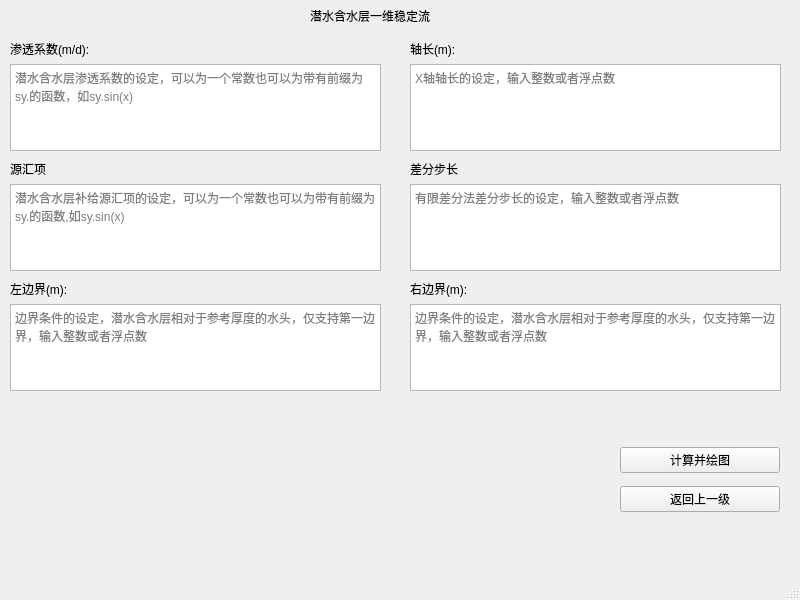
<?xml version="1.0" encoding="UTF-8"?>
<ui version="4.0">
 <class>one_dimension_unconfined_aquifer_stable_flow</class>
 <widget class="QMainWindow" name="one_dimension_unconfined_aquifer_stable_flow">
  <property name="geometry">
   <rect>
    <x>0</x>
    <y>0</y>
    <width>800</width>
    <height>600</height>
   </rect>
  </property>
  <property name="windowTitle">
   <string>潜水含水层一维稳定流</string>
  </property>
  <widget class="QWidget" name="centralwidget">
   <widget class="QWidget" name="verticalLayoutWidget">
    <property name="geometry">
     <rect>
      <x>10</x>
      <y>40</y>
      <width>371</width>
      <height>111</height>
     </rect>
    </property>
    <layout class="QVBoxLayout" name="verticalLayout">
     <item>
      <widget class="QLabel" name="label_2">
       <property name="text">
        <string>渗透系数(m/d):</string>
       </property>
      </widget>
     </item>
     <item>
      <widget class="QTextEdit" name="hydraulic_conductivity">
       <property name="placeholderText">
        <string>潜水含水层渗透系数的设定，可以为一个常数也可以为带有前缀为sy.的函数，如sy.sin(x)</string>
       </property>
      </widget>
     </item>
    </layout>
   </widget>
   <widget class="QLabel" name="label">
    <property name="geometry">
     <rect>
      <x>310</x>
      <y>0</y>
      <width>181</width>
      <height>31</height>
     </rect>
    </property>
    <property name="text">
     <string>潜水含水层一维稳定流</string>
    </property>
   </widget>
   <widget class="QWidget" name="verticalLayoutWidget_2">
    <property name="geometry">
     <rect>
      <x>10</x>
      <y>160</y>
      <width>371</width>
      <height>111</height>
     </rect>
    </property>
    <layout class="QVBoxLayout" name="verticalLayout_2">
     <item>
      <widget class="QLabel" name="label_3">
       <property name="text">
        <string>源汇项 </string>
       </property>
      </widget>
     </item>
     <item>
      <widget class="QTextEdit" name="leakage_recharge">
       <property name="placeholderText">
        <string>潜水含水层补给源汇项的设定，可以为一个常数也可以为带有前缀为sy.的函数,如sy.sin(x)</string>
       </property>
      </widget>
     </item>
    </layout>
   </widget>
   <widget class="QWidget" name="verticalLayoutWidget_3">
    <property name="geometry">
     <rect>
      <x>10</x>
      <y>280</y>
      <width>371</width>
      <height>111</height>
     </rect>
    </property>
    <layout class="QVBoxLayout" name="verticalLayout_3">
     <item>
      <widget class="QLabel" name="label_10">
       <property name="text">
        <string>左边界(m):</string>
       </property>
      </widget>
     </item>
     <item>
      <widget class="QTextEdit" name="l_boundary">
       <property name="placeholderText">
        <string>边界条件的设定，潜水含水层相对于参考厚度的水头，仅支持第一边界，输入整数或者浮点数</string>
       </property>
      </widget>
     </item>
    </layout>
   </widget>
   <widget class="QWidget" name="verticalLayoutWidget_4">
    <property name="geometry">
     <rect>
      <x>620</x>
      <y>440</y>
      <width>160</width>
      <height>80</height>
     </rect>
    </property>
    <layout class="QVBoxLayout" name="verticalLayout_4">
     <item>
      <widget class="QPushButton" name="draw">
       <property name="text">
        <string>计算并绘图</string>
       </property>
      </widget>
     </item>
     <item>
      <widget class="QPushButton" name="back">
       <property name="text">
        <string>返回上一级</string>
       </property>
      </widget>
     </item>
    </layout>
   </widget>
   <widget class="QWidget" name="verticalLayoutWidget_5">
    <property name="geometry">
     <rect>
      <x>410</x>
      <y>40</y>
      <width>371</width>
      <height>111</height>
     </rect>
    </property>
    <layout class="QVBoxLayout" name="verticalLayout_5">
     <item>
      <widget class="QLabel" name="label_7">
       <property name="text">
        <string>轴长(m):</string>
       </property>
      </widget>
     </item>
     <item>
      <widget class="QTextEdit" name="length">
       <property name="placeholderText">
        <string>X轴轴长的设定，输入整数或者浮点数</string>
       </property>
      </widget>
     </item>
    </layout>
   </widget>
   <widget class="QWidget" name="verticalLayoutWidget_6">
    <property name="geometry">
     <rect>
      <x>410</x>
      <y>160</y>
      <width>371</width>
      <height>111</height>
     </rect>
    </property>
    <layout class="QVBoxLayout" name="verticalLayout_6">
     <item>
      <widget class="QLabel" name="label_6">
       <property name="text">
        <string>差分步长</string>
       </property>
      </widget>
     </item>
     <item>
      <widget class="QTextEdit" name="step_length">
       <property name="placeholderText">
        <string>有限差分法差分步长的设定，输入整数或者浮点数</string>
       </property>
      </widget>
     </item>
    </layout>
   </widget>
   <widget class="QWidget" name="verticalLayoutWidget_7">
    <property name="geometry">
     <rect>
      <x>410</x>
      <y>280</y>
      <width>371</width>
      <height>111</height>
     </rect>
    </property>
    <layout class="QVBoxLayout" name="verticalLayout_7">
     <item>
      <widget class="QLabel" name="label_5">
       <property name="text">
        <string>右边界(m):</string>
       </property>
      </widget>
     </item>
     <item>
      <widget class="QTextEdit" name="r_boundary">
       <property name="placeholderText">
        <string>边界条件的设定，潜水含水层相对于参考厚度的水头，仅支持第一边界，输入整数或者浮点数</string>
       </property>
      </widget>
     </item>
    </layout>
   </widget>
  </widget>
  <widget class="QMenuBar" name="menubar">
   <property name="geometry">
    <rect>
     <x>0</x>
     <y>0</y>
     <width>800</width>
     <height>26</height>
    </rect>
   </property>
  </widget>
  <widget class="QStatusBar" name="statusbar"/>
 </widget>
 <resources/>
 <connections/>
</ui>
